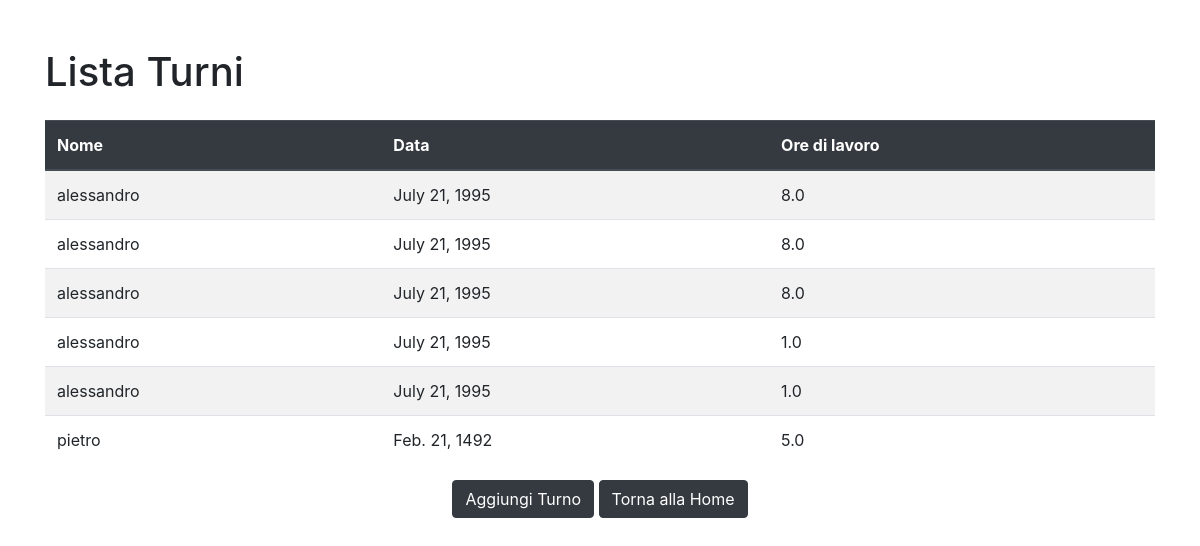
/turni/, run on an earlier commit of the app's database.
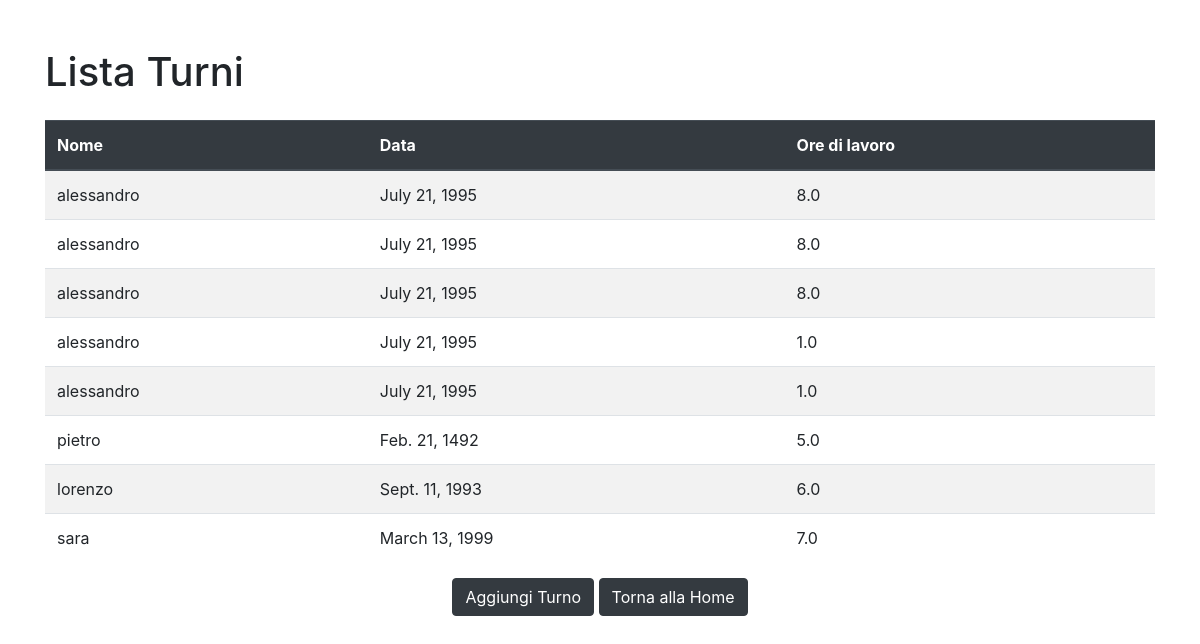
And on a later commit of the database.
### gestione/models.py (models this page shows, shortened)
class WorkHour(models.Model):
    employee_name = models.CharField(max_length=100)
    date = models.DateField()
    hours_worked = models.DecimalField(max_digits=5, decimal_places=1)

### gestione/views.py (the view)
# urls.py: path('turni/',lista_turni,name="lista_turni"),
def lista_turni(request):
    workhour = WorkHour.objects.all()
    return render(request, 'gestione/lista_turni.html', {'workhour': workhour})

### gestione/templates/gestione/lista_turni.html (shortened to what this page needs)
<!DOCTYPE html>
<html lang="it">
<head>
    <link href="https://stackpath.bootstrapcdn.com/bootstrap/4.5.2/css/bootstrap.min.css" rel="stylesheet">
</head>
<body>
    <div class="container mt-5">
        <h1 class="mb-4">Lista Turni</h1>
        <table class="table table-striped table-hover"> <!fa le strip alla righe>
            <thead class="thead-dark">
                <tr>
                    <th>Nome</th>
                    <th>Data</th>
                    <th>Ore di lavoro</th>
                </tr>
            </thead>
            <tbody>
                {% for workhour in workhour %}
                    <tr>
                        <td>{{ workhour.employee_name}}</td>
                        <td>{{ workhour.date}}</td>
                        <td>{{ workhour.hours_worked}}</td>
                    </tr>
                {% endfor %}
            </tbody>
        </table>
    </div>
    <div class="text-center">
        <a href="{% url 'record_work_hours' %}" class="btn btn-dark">Aggiungi Turno</a>
       <a href="{% url 'home' %}" class="btn btn-dark">Torna alla Home</a>
    </div>
</body>
</html>

What changed in the data, as far as the page shows it:
added WorkHour: employee_name "lorenzo", date "Sept. 11, 1993", hours_worked "6.0"
added WorkHour: employee_name "sara", date "March 13, 1999", hours_worked "7.0"
